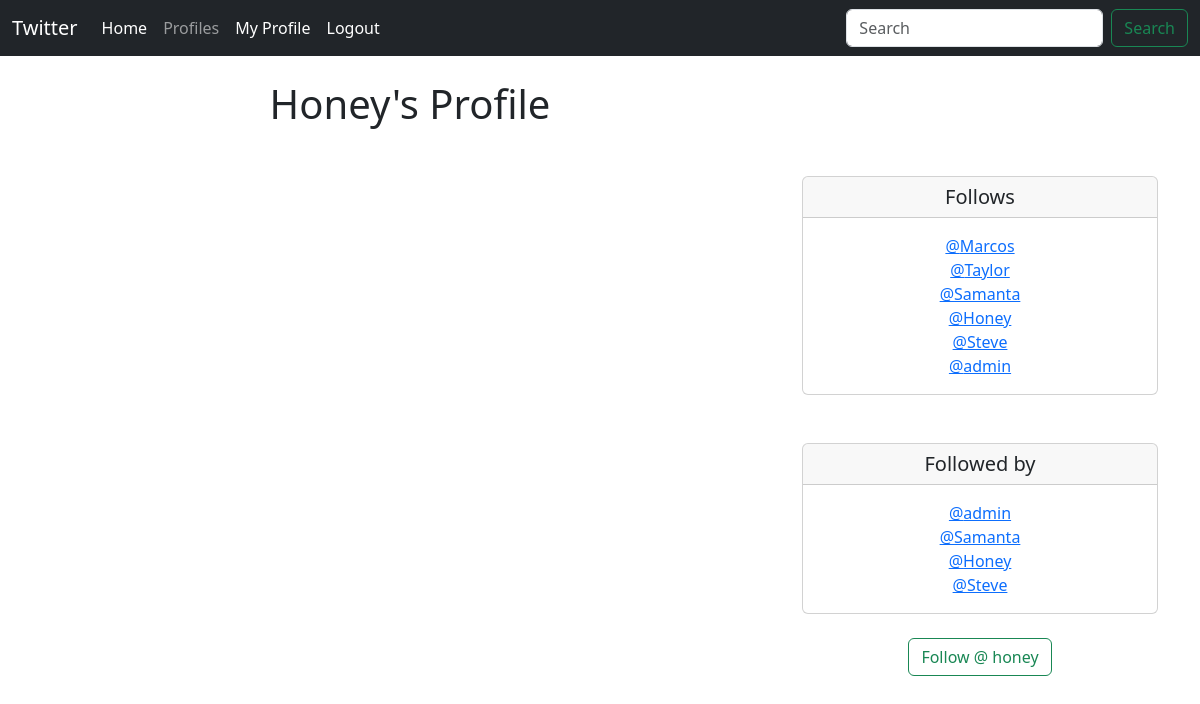
/profile/3 (signed in), run on an earlier commit of the app's database.
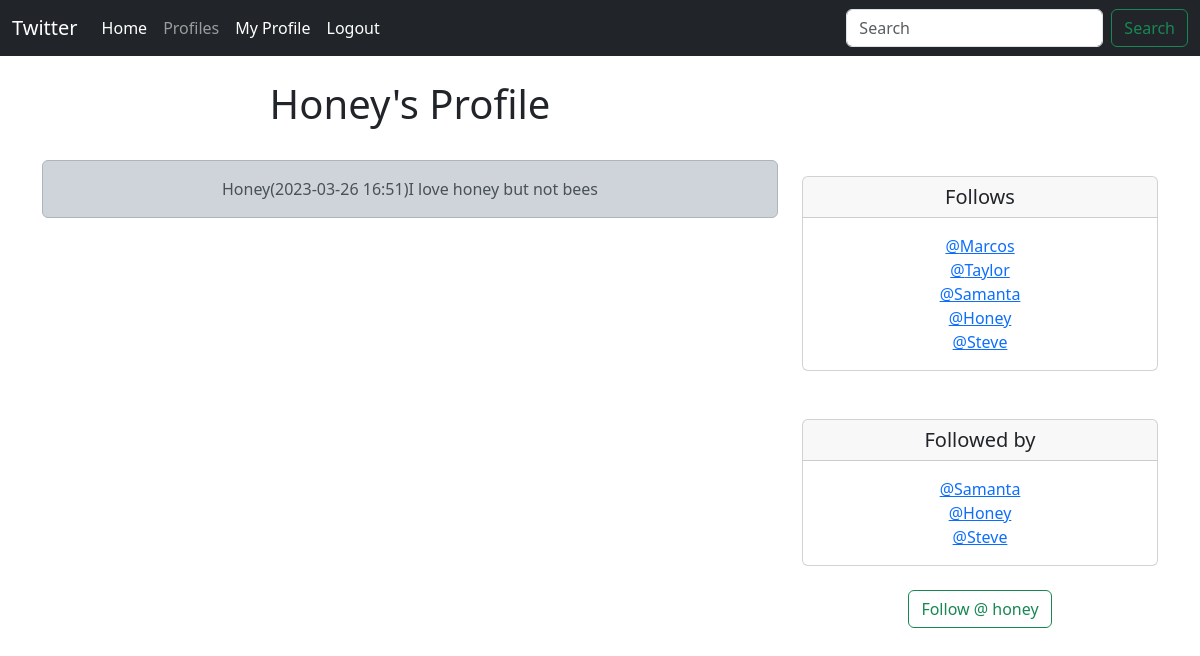
And on a later commit of the database.
### tweets/models.py (models this page shows)
class Profile(models.Model):
     user = models.OneToOneField(User, on_delete=models.CASCADE)
     follows = models.ManyToManyField("self", related_name="followed_by",
     symmetrical=False,
     blank=True)
     date_modified = models.DateTimeField(User, auto_now=True)
     def __str__(self):
      return self.user.username

class Tweet(models.Model):
    user = models.ForeignKey(
       User, related_name="tweets",
       default=2,
       on_delete=models.DO_NOTHING,
    )
    tweet_text = models.CharField(max_length=160)
    pub_date = models.DateTimeField('date published', auto_now_add=True)
    def __str__(self):
       return(
          f"{self.user}"
          f"({self.pub_date:%Y-%m-%d %H:%M})"
          f"{self.tweet_text}"
       )

### tweets/views.py (the view, shortened to what this page needs)
# urls.py: path('profile/<int:pk>', views.profile, name = 'profile'),
def profile(request, pk):
    if request.user.is_authenticated:
        profile = Profile.objects.get(user_id=pk)
        tweets = Tweet.objects.filter(user_id=pk)
        return render(
            request,
            'tweets/profile.html',
            {"profile": profile, "tweets": tweets}
        )
    else:
        messages.success(
            request, ('Create your page firstful! Waiting for join us!'))
        return redirect('index')

### tweets/templates/tweets/profile.html (shortened to what this page needs)
{% extends 'tweets/base.html' %}
{% block content %}
    {% if profile %}
        <div class="container text-center">
            <div class="row">
                <div class="col-8">
                    <h1>{{ profile.user.username }}'s Profile</h1> <br/>
                    {% if tweets %}
                        {% for tweet in tweets %}
                            <div class="alert alert-dark" role="alert">
                                {{tweet}}
                            </div><br/><br/>
                        {% endfor %}
                    {% endif %}
                </div>
                    <div class="col-4">
                        <br/><br/><br/><br/>
                        <div class="card">
                            <h5 class="card-header">Follows</h5>
                            <div class="card-body">
                                <p class="card-text">
                                    {% for following in profile.follows.all %}
                                        <a href="{% url 'profile' following.user.id %}"> @{{ following }}</a>
                                        <br/>
                                    {% endfor %}
                                </p>
                            </div>
                        </div>
                        <br/><br/>
                        <div class="card">
                            <h5 class="card-header">Followed by</h5>
                            <div class="card-body">
                                <p class="card-text">
                                    {% for following in profile.followed_by.all %}
                                        <a href="{% url 'profile' following.user.id %}"> @{{ following }}</a>
                                        <br/>
                                    {% endfor %}
                                </p>
                            </div>
                        </div>
                        <br/>
                        <form method=POST>
                            {% if profile in user.profile.follows.all %}
                                <button class="btn btn-outline-danger" name="follow"
                                    value="unfollow" type="submit">Unfollow @{{profile.user.username| lower}}
                                </button>
                            {% else %}
                                <button class="btn btn-outline-success" name="follow" value="follow"
                                    type="submit">Follow @ {{profile.user.username|lower}} </button>
                            {% endif %}
                        </form>
                    </div>
            </div>
        </div>
    {% endif %}
{% endblock %}

What changed in the data, as far as the page shows it:
removed Profile: user.username "admin"
added Tweet: user+pub_date+tweet_text "Honey(2023-03-26 16:51)I love honey but not bees"
